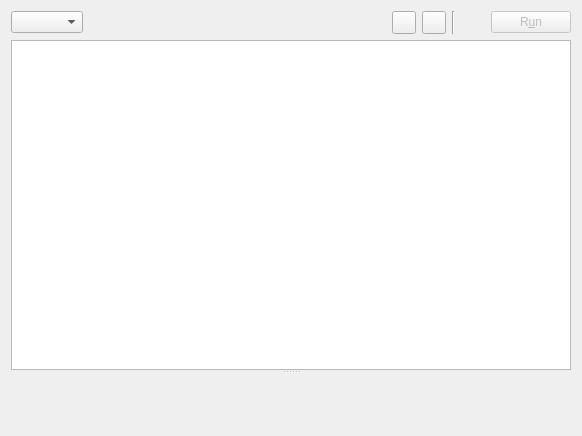
<?xml version="1.0" encoding="UTF-8"?>
<ui version="4.0">
 <class>QueryEditorWidget</class>
 <widget class="QWidget" name="QueryEditorWidget">
  <property name="geometry">
   <rect>
    <x>0</x>
    <y>0</y>
    <width>582</width>
    <height>436</height>
   </rect>
  </property>
  <layout class="QGridLayout" name="gridLayout">
   <item row="0" column="4">
    <widget class="Line" name="line">
     <property name="orientation">
      <enum>Qt::Vertical</enum>
     </property>
    </widget>
   </item>
   <item row="1" column="0" colspan="7">
    <widget class="QSplitter" name="splitter">
     <property name="orientation">
      <enum>Qt::Vertical</enum>
     </property>
     <widget class="QueryTextEdit" name="editor">
      <property name="textInteractionFlags">
       <set>Qt::LinksAccessibleByMouse|Qt::TextEditable|Qt::TextEditorInteraction|Qt::TextSelectableByKeyboard|Qt::TextSelectableByMouse</set>
      </property>
      <property name="html" stdset="0">
       <string/>
      </property>
     </widget>
     <widget class="ResultView" name="tabView" native="true">
      <property name="sizePolicy">
       <sizepolicy hsizetype="Preferred" vsizetype="Expanding">
        <horstretch>0</horstretch>
        <verstretch>0</verstretch>
       </sizepolicy>
      </property>
     </widget>
    </widget>
   </item>
   <item row="0" column="6">
    <widget class="QPushButton" name="runButton">
     <property name="enabled">
      <bool>false</bool>
     </property>
     <property name="text">
      <string>R&amp;un</string>
     </property>
     <property name="icon">
      <iconset resource="../icons.qrc">
       <normaloff>:/img/player_play.png</normaloff>:/img/player_play.png</iconset>
     </property>
     <property name="iconSize">
      <size>
       <width>16</width>
       <height>16</height>
      </size>
     </property>
     <property name="shortcut">
      <string>F5</string>
     </property>
    </widget>
   </item>
   <item row="0" column="3">
    <widget class="QToolButton" name="rollbackButton">
     <property name="toolTip">
      <string>Rollback transaction</string>
     </property>
     <property name="text">
      <string/>
     </property>
    </widget>
   </item>
   <item row="0" column="5">
    <widget class="QToolButton" name="transactionButton">
     <property name="text">
      <string/>
     </property>
     <property name="autoRaise">
      <bool>true</bool>
     </property>
    </widget>
   </item>
   <item row="0" column="1">
    <widget class="QLabel" name="pathLabel">
     <property name="sizePolicy">
      <sizepolicy hsizetype="Expanding" vsizetype="Preferred">
       <horstretch>0</horstretch>
       <verstretch>0</verstretch>
      </sizepolicy>
     </property>
     <property name="text">
      <string/>
     </property>
     <property name="textInteractionFlags">
      <set>Qt::LinksAccessibleByMouse|Qt::TextSelectableByMouse</set>
     </property>
    </widget>
   </item>
   <item row="0" column="0">
    <widget class="QComboBox" name="dbChooser"/>
   </item>
   <item row="0" column="2">
    <widget class="QToolButton" name="commitButton">
     <property name="toolTip">
      <string>Commit transaction</string>
     </property>
     <property name="text">
      <string/>
     </property>
    </widget>
   </item>
  </layout>
 </widget>
 <customwidgets>
  <customwidget>
   <class>QueryTextEdit</class>
   <extends>QPlainTextEdit</extends>
   <header>../src/widgets/querytextedit.h</header>
  </customwidget>
  <customwidget>
   <class>ResultView</class>
   <extends>QWidget</extends>
   <header>../src/widgets/resultview.h</header>
   <container>1</container>
  </customwidget>
 </customwidgets>
 <resources>
  <include location="../icons.qrc"/>
 </resources>
 <connections/>
</ui>
